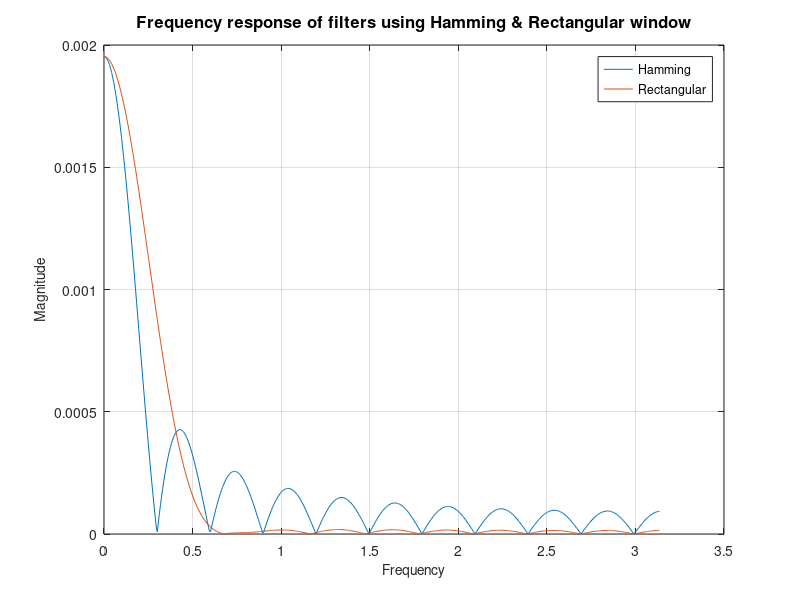
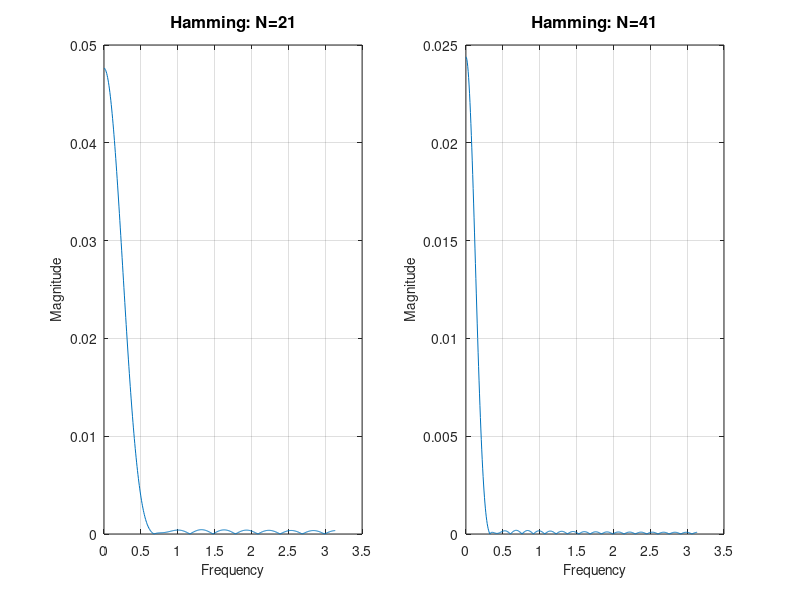
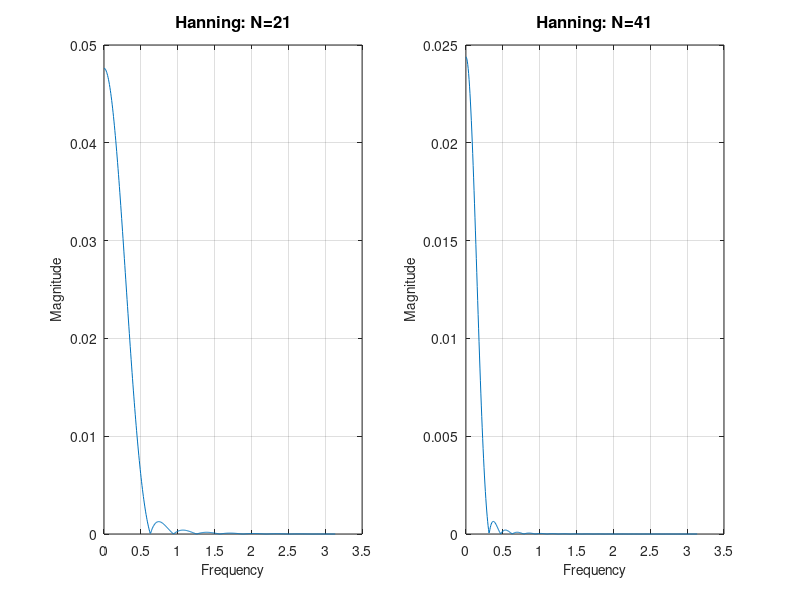
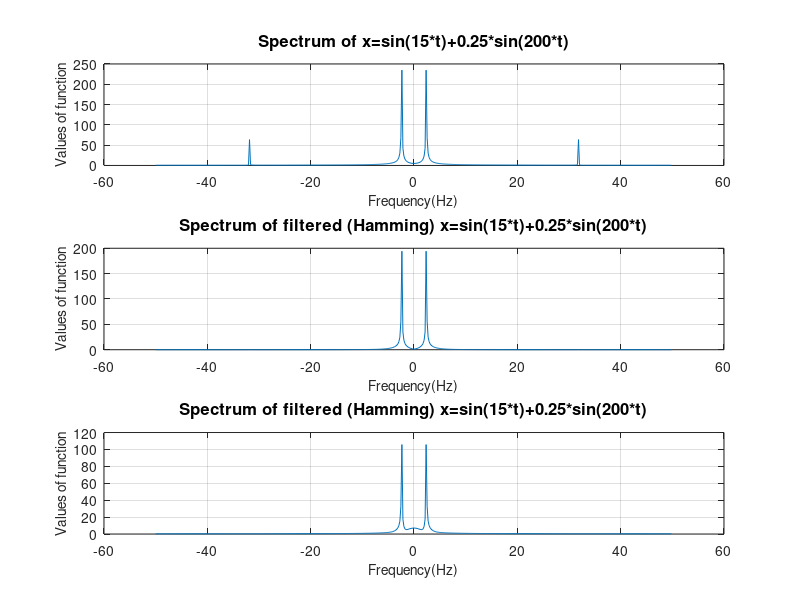

MATLAB code to generate these figures, in order:
% 4h ergasthriakh askhsh

clc;
clear all;

% Askhsh 1
wc = 0.4*pi;
fs = 100;
N = 21; %length
fc = wc/(2*pi);
wn = fc/(fs/2); %wn = 0.004

% Creating the two windows
RecWindow = rectwin(N);
HamWindow = hamming(N);

% Creating the two filters
filter1 = fir1(N-1, wn, RecWindow);
filter2 = fir1(N-1, wn, HamWindow);

[h1, w1] = freqz(filter1, 512);
[h2, w2] = freqz(filter2, 512);

figure(1);

plot(w1,abs(h1),w2,abs(h2));

legend('Hamming','Rectangular');
xlabel('Frequency','FontSize',10);
ylabel('Magnitude','FontSize',10);
title('Frequency response of filters using Hamming & Rectangular window','FontSize',12,'FontWeight','bold');

grid on;

%askisi 2
%2a
clear all;
clc;

Wc=0.5*pi;
Fs=100;
Fc=Wc/(2*pi);
N1=21;
N2=41;

%normalising the frequency
wn=Fc/(Fs/2);

%creating the filter
hammfil1=fir1(N1-1,wn,hamming(N1));

hammfil2=fir1(N2-1,wn,hamming(N2));

hannfil1=fir1(N1-1,wn,hanning(N1));

hannfil2=fir1(N2-1,wn,hanning(N2));


%getting the frequency response
[hHamm1,wHamm1]=freqz(hammfil1,N1);

[hHamm2,wHamm2]=freqz(hammfil2,N2);

[hHann1,wHann1]=freqz(hannfil1,N1);

[hHann2,wHann2]=freqz(hannfil2,N2);

figure (2);

subplot(1,2,1);
plot(wHamm1,abs(hHamm1));

xlabel('Frequency','FontSize',10);
ylabel('Magnitude', 'FontSize',10);
title('Hamming: N=21','FontSize',12,'FontWeight','bold');
grid on;

subplot(1,2,2);
plot(wHamm2,abs(hHamm2));
xlabel('Frequency','FontSize',10);
ylabel('Magnitude', 'FontSize',10);
title('Hamming: N=41','FontSize',12,'FontWeight','bold');
grid on;

figure(3);

subplot(1,2,1);
plot(wHann1,abs(hHann1));
xlabel('Frequency','FontSize',10);
ylabel('Magnitude', 'FontSize',10);
title('Hanning: N=21','FontSize',12,'FontWeight','bold');
grid on;

subplot(1,2,2);
plot(wHann2,abs(hHann2));
xlabel('Frequency','FontSize',10);
ylabel('Magnitude', 'FontSize',10);
title('Hanning: N=41','FontSize',12,'FontWeight','bold');
grid on;

%2b
Fs=100;
Ts=1/Fs;
w1=15;
w2=200;
f1=15/(2*pi);
f2=200/(2*pi);

N=512;
n=0:N-1;
x=sin(2*pi*n*f1*Ts)+0.25*sin(2*pi*n*f2*Ts);

f_axis=-Fs/2:Fs/N:Fs/2-Fs/N;
X = fftshift(abs(fft(x)));

fil1=filter(hammfil1,1,x);
X1=fftshift(fft(fil1));
fil2=filter(hammfil2,1,x);
X2=fftshift(fft(fil2));
fil3=filter(hannfil1,1,x);
X3=fftshift(fft(fil3));
fil4=filter(hannfil2,1,x);
X4=fftshift(fft(fil4));


figure(4);
subplot(3,1,1)
plot(f_axis,abs(X));
xlabel('Frequency(Hz)','Fontsize',10);
ylabel('Values of function', 'Fontsize',10);
title('Spectrum of x=sin(15*t)+0.25*sin(200*t)','Fontsize',12,'FontWeight','bold');
grid on;

subplot(3,1,2);
plot(f_axis,abs(X1));

xlabel('Frequency(Hz)','Fontsize',10);
ylabel('Values of function', 'Fontsize',10);
title('Spectrum of filtered (Hamming) x=sin(15*t)+0.25*sin(200*t)','Fontsize',12,'FontWeight','bold');
grid on;

subplot(3,1,3);
plot(f_axis,abs(X2));

xlabel('Frequency(Hz)','Fontsize',10);
ylabel('Values of function', 'Fontsize',10);
title('Spectrum of filtered (Hamming) x=sin(15*t)+0.25*sin(200*t)','Fontsize',12,'FontWeight','bold');
grid on;

figure(5)

subplot(3,1,1)
plot(f_axis,abs(X));
xlabel('Frequency(Hz)','Fontsize',10);
ylabel('Values of function', 'Fontsize',10);
title('Spectrum of x=sin(15*t)+0.25*sin(200*t)','Fontsize',12,'FontWeight','bold');
grid on;

subplot(3,1,2);
plot(f_axis,abs(X3));
xlabel('Frequency(Hz)','Fontsize',10);
ylabel('Values of function', 'Fontsize',10);
title('Spectrum of filtered (Hanning) x=sin(15*t)+0.25*sin(200*t)','Fontsize',12,'FontWeight','bold');
grid on;

subplot(3,1,3);
plot(f_axis,abs(X4));
xlabel('Frequency(Hz)','Fontsize',10);
ylabel('Values of function', 'Fontsize',10);
title('Spectrum of filtered (Hanning) x=sin(15*t)+0.25*sin(200*t)','Fontsize',12,'FontWeight','bold');
grid on;

%2c
%we follow the procedure form above but with fs = 50Hz
Fs=50;
Ts=1/Fs;
w1=15;
w2=200;
f1=15/(2*pi);
f2=200/(2*pi);

N=512;
n=0:N-1;
x=sin(2*pi*n*f1*Ts)+0.25*sin(2*pi*n*f2*Ts);

f_axis=-Fs/2:Fs/N:Fs/2-Fs/N;
X = fftshift(abs(fft(x)));

fil1=filter(hammfil1,1,x);
X1=fftshift(fft(fil1));
fil2=filter(hammfil2,1,x);
X2=fftshift(fft(fil2));
fil3=filter(hannfil1,1,x);
X3=fftshift(fft(fil3));
fil4=filter(hannfil2,1,x);
X4=fftshift(fft(fil4));

figure(6);
subplot(3,1,1)
plot(f_axis,abs(X));

xlabel('Frequency(Hz)','Fontsize',10);
ylabel('Values of function', 'Fontsize',10);
title('Spectrum of x=sin(15*t)+0.25*sin(200*t)','Fontsize',12,'FontWeight','bold');
grid on;

subplot(3,1,2);
plot(f_axis,abs(X1));

xlabel('Frequency(Hz)','Fontsize',10);
ylabel('Values of function', 'Fontsize',10);
title('Spectrum of filtered (Hamming) x=sin(15*t)+0.25*sin(200*t)','Fontsize',12,'FontWeight','bold');
grid on;

subplot(3,1,3);
plot(f_axis,abs(X2));

xlabel('Frequency(Hz)','Fontsize',10);
ylabel('Values of function', 'Fontsize',10);
title('Spectrum of filtered (Hamming) x=sin(15*t)+0.25*sin(200*t)','Fontsize',12,'FontWeight','bold');
grid on;

figure(7)
subplot(3,1,1)
plot(f_axis,abs(X));

xlabel('Frequency(Hz)','Fontsize',10);
ylabel('Values of function', 'Fontsize',10);
title('Spectrum of x=sin(15*t)+0.25*sin(200*t)','Fontsize',12,'FontWeight','bold');
grid on;

subplot(3,1,2);
plot(f_axis,abs(X3));

xlabel('Frequency(Hz)','Fontsize',10);
ylabel('Values of function', 'Fontsize',10);
title('Spectrum of filtered (Hanning) x=sin(15*t)+0.25*sin(200*t)','Fontsize',12,'FontWeight','bold');
grid on;


subplot(3,1,3);
plot(f_axis,abs(X4));

xlabel('Frequency(Hz)','Fontsize',10);
ylabel('Values of function', 'Fontsize',10);
title('Spectrum of filtered (Hanning) x=sin(15*t)+0.25*sin(200*t)','Fontsize',12,'FontWeight','bold');
grid on;